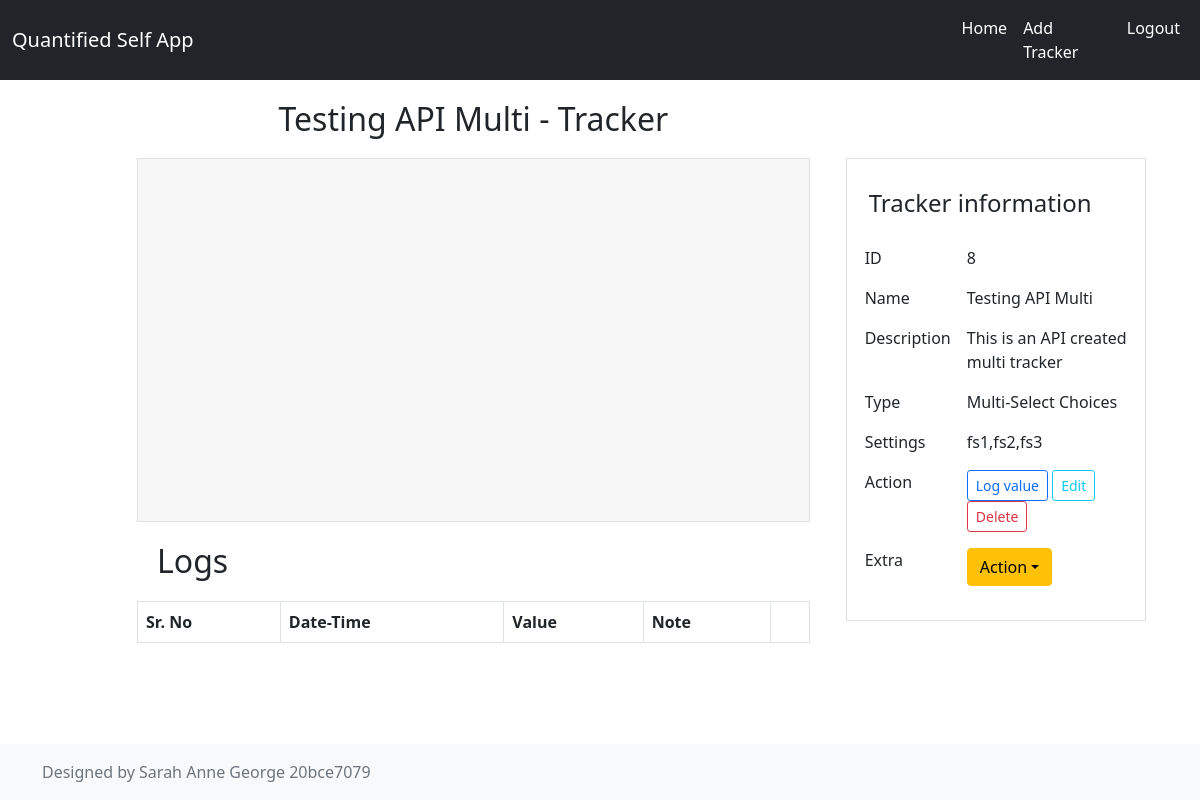
The app's page /tracker/8/show/w (signed in) with its own data.
### application/models.py (models this page shows)
class Tracker(db.Model):
    __tablename__ = 'tracker'
    id = db.Column(db.Integer, autoincrement = True, primary_key = True)
    name = db.Column(db.String(100), nullable = False)
    description = db.Column(db.String(255))
    user_id = db.Column(db.Integer, db.ForeignKey("user.id"), nullable = False)
    settings = db.relationship('Settings', backref='tracker', cascade="all,delete")
    ttype = db.relationship('Tracker_type', backref='tracker', cascade="all,delete")
    values = db.relationship('Tracker_log', backref='tracker', cascade="all,delete")

### application/controllers/tracker.py (the view, shortened to what this page needs)
@app.route('/tracker/<int:id>/show', methods = ['GET', 'POST'], defaults= {'period': 'm'})
@app.route('/tracker/<int:id>/show/<string:period>', methods = ['GET', 'POST'])
@login_required
def show_tracker_log(id, period):
    try:
        tracker_data = Tracker.query.filter_by(user_id=flask_login.current_user.id, id=id).one_or_none()
        if tracker_data:
            datatypes = list(set([i.datatype for i in tracker_data.ttype]))
            tdata = {
                'id': tracker_data.id,
                'name': tracker_data.name,
                'description': tracker_data.description,
                'user_id': tracker_data.user_id,
                'settings': ",".join([i.value for i in tracker_data.settings]),
                'type': datatypes[0] if len(datatypes) > 0 else '',
                'choices': {i.id: (i.value.strip() if i.value else '') for i in tracker_data.ttype}
            }
            log_data = []
            if tdata['type'] != 'timerange':
                chart_data = {}
            else:
                chart_data = []
            all_values = []
            log_data = sorted(log_data, key=lambda d: d['timestamp'],reverse=True)
            extra = {
                'mean': None,
                'median': None,
                'mode': None,
                '25th': None,
                '75th': None
            }
            return render_template('tracker/show.html', extra=extra, title=f"Logs {tdata['name']}", tracker = tdata, logs = log_data, period = period, total=len(tracker_data.values), chart=collections.OrderedDict(sorted(chart_data.items())) if tdata['type'] != 'timerange' else chart_data )
        else:
            return show_normal_404()
    except:
        app.logger.exception("Error occurred")
        abort(500)

### templates/tracker/show.html (shortened to what this page needs)
{% with title=title %}{% include "header.html" %}{% endwith %}
<div class="row">
    <div class="col col-8">
    <div class="row justify-content-md-center">
        <div class="col-md-auto">
    <h2 class="page-head">
        {{tracker['name']}} - Tracker
    </h2>
    </div>
    </div>
</div>
<div class="col col-8">
    <div class="col-12 border cchart">
    <div id="myfirstchart1"></div>
    </div>
<h2 class="page-head">Logs</h2>
<table class="table table-bordered display nowrap dataTable dtr-inline collapsed" id="logsTable">
    <thead class="thead-dark">
        <tr>
            <th>Sr. No</th>
            <th>Date-Time</th>
            <th>Value</th>
            <th>Note</th>
            <th></th>
        </tr>
    </thead>
</table>
</div>
<div class="col col-4">
    <div class="container">
        <div class="row border {% if tracker['type'] not in ['integer', 'float', 'timerange'] %}csidebarfirst{% else %}csidebar{% endif %}">
            <div class="row justify-content-md-center"><h4 class="page-head">Tracker information</h4></div>
            <table class="table table-borderless">
                <tr>
                    <td>ID</td>
                    <td>{{tracker['id']}}</td>
                </tr>
                <tr>
                    <td>Name</td>
                    <td>{{tracker['name']}}</td>
                </tr>
                <tr>
                    <td>Description</td>
                    <td>{{tracker['description']}}</td>
                </tr>
                <tr>
                    <td>Type</td>
                    <td>{% if tracker['type'] == 'ms' %}Multi-Select Choices{% elif tracker['type'] == 'float' %}Numerical (Decimal){% elif tracker['type'] == 'timerange' %}Time Range{% else %}Numerical (integer){% endif %}</td>
                </tr>
                <tr>
                    <td>Settings</td>
                    <td>{{tracker['settings']}}</td>
                </tr>
                <tr>
                    <td>Action</td>
                    <td><a href="/tracker/{{tracker['id']}}/log/add"><button type="button card-link" class="btn btn-sm btn-outline-primary">Log value</button></a>
                        <a href="/tracker/{{tracker['id']}}/edit"><button type="button card-link" class="btn btn-sm btn-outline-info">Edit</button></a>
                        <a href="/tracker/{{tracker['id']}}/delete"><button type="button card-link" class="btn btn-sm btn-outline-danger">Delete</a></button></a></td>
                </tr>
                <tr>
                    <td>Extra</td>
                    <td><div class="btn-group" role="group" aria-label="Button group with nested dropdown">
                        <div class="btn-group" role="group">
                          <button id="btnGroupDrop1" type="button" class="btn btn-warning dropdown-toggle" data-bs-toggle="dropdown" aria-expanded="false">Action</button>
                        </div>
                      </div>
                    </td>
                </tr>
            </table>
        </div>
</div>
</div>
</div>
{% with title=title %}{% include "footer.html" %}{% endwith %}

### static/css/custom.css (style rules this page uses)
a { color: inherit; text-decoration: none; }
.page-head { margin:20px; }
.csidebarfirst { padding: 10px; }
.cchart { padding: 10px; background-color: #f7f7f7; }
.table-borderless > tbody > tr > td, .table-borderless > tbody > tr > th, .table-borderless > tfoot > tr > td, .table-borderless > tfoot > tr > th, .table-borderless > thead > tr > td, .table-borderless > thead > tr > th { border: none; }

### records on screen
Tracker: name "Testing API Multi", description "This is an API created multi tracker"

### other values on screen
{{ text|e }} "Home" "Add Tracker" "Logout"
{{ tracker['id'] }} "8"
{{ tracker['settings'] }} "fs1,fs2,fs3"
